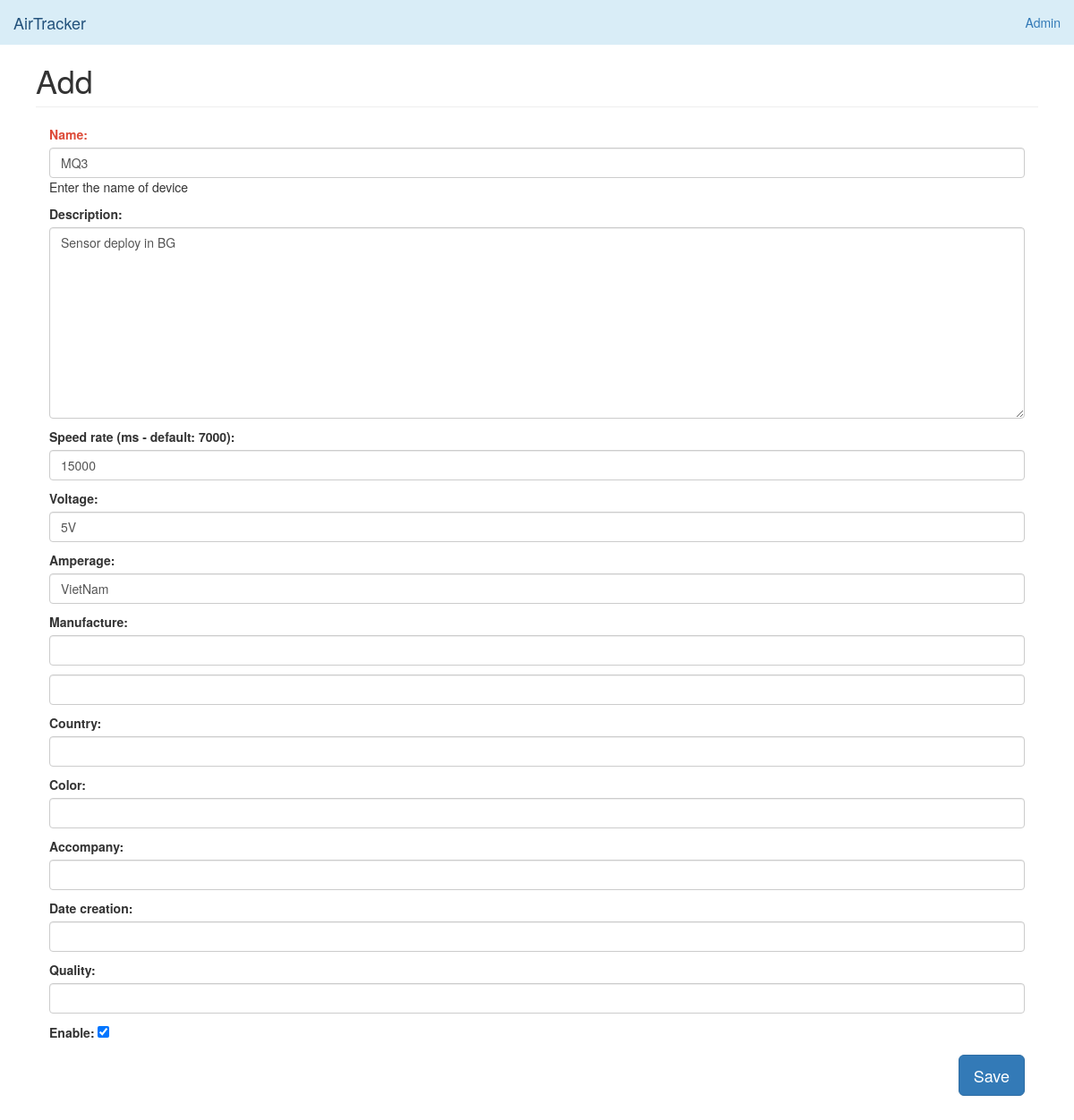
Screenshot of /en/device/edit/12/ (signed in) with the database file from the repository.
### devices/models.py (models this page shows, shortened)
class Device(models.Model):
    name = models.CharField(_('Name'), max_length=60, help_text=_('Enter the name of device'))
    field_1 = models.CharField(_('Speed rate (ms - default: 7000)'), max_length=20, null=True, blank=True)
    field_id_1 = models.CharField(_('Field ID 1'), max_length=30, null=True, blank=True)
    field_2 = models.CharField(_('Voltage'), max_length=20, null=True, blank=True)
    field_id_2 = models.CharField(_('Field ID 2'), max_length=30, null=True, blank=True)
    field_3 = models.CharField(_('Amperage'), max_length=20, null=True, blank=True)
    field_id_3 = models.CharField(_('Field ID 3'), max_length=30, null=True, blank=True)
    field_4 = models.CharField(_('Manufacture'), max_length=20, null=True, blank=True)
    field_id_4 = models.CharField(_('Field ID 4'), max_length=30, null=True, blank=True)
    field_5 = models.CharField(_(''), max_length=20, null=True, blank=True)
    field_id_5 = models.CharField(_('Field ID 5'), max_length=30, null=True, blank=True)
    field_6 = models.CharField(_('Country'), max_length=20, null=True, blank=True)
    field_id_6 = models.CharField(_('Field ID 6'), max_length=30, null=True, blank=True)
    field_7 = models.CharField(_('Color'), max_length=20, null=True, blank=True)
    field_id_7 = models.CharField(_('Field ID 7'), max_length=30, null=True, blank=True)
    field_8 = models.CharField(_('Accompany'), max_length=20, null=True, blank=True)
    field_id_8 = models.CharField(_('Field ID 8'), max_length=30, null=True, blank=True)
    field_9 = models.CharField(_('Date creation'), max_length=20, null=True, blank=True)
    field_id_9 = models.CharField(_('Field ID 9'), max_length=30, null=True, blank=True)
    field_10 = models.CharField(_('Quality'), max_length=20, null=True, blank=True)
    field_id_10 = models.CharField(_('Field ID 10'), max_length=30, null=True, blank=True)
    api_key = models.CharField(_('Api key'), max_length=200)  # api key
    description = models.TextField(_('Description'), blank=True, max_length=255)
    enable = models.BooleanField(_('Enable'), default=True)
    remote_address = models.CharField(_('Ip adress'), max_length=255)
    pub_date = models.DateTimeField(_('Date'), auto_now=True)
    class Meta:
        ordering = ['-pub_date']

### devices/views.py (the view, shortened to what this page needs)
# urls.py: path('device/edit/<str:id>/', devices.device_edit, name='device_edit'),
@login_required(login_url=LOGIN_URL)
def device_edit(request, id):
    val = get_object_or_404(Device, id=id)
    form = DeviceForm(request.POST or None, request.FILES or None, instance=val)
    return render(request, "back/add.html", locals())

### devices/forms.py
class DeviceForm(ModelForm):
    required_css_class = 'required'
    class Meta:
        model = Device
        fields = [
            'name',
            'description',
            'field_1',
            'field_2',
            'field_3',
            'field_4',
            'field_5',
            'field_6',
            'field_7',
            'field_8',
            'field_9',
            'field_10',
            'enable',
        ]
    def __init__(self, *args, **kwargs):
        super(DeviceForm, self).__init__(*args, **kwargs)
        for i in self.fields:
            if i not in ['enable']:
                self.fields[i].widget.attrs['class'] = 'form-control'

### devices/templatetags/custom_tags.py (called while the page is built)
@register.simple_tag
def version():
    try:
        return time.strftime('%m%d%Y/%u', time.gmtime(os.path.getmtime('.git/')))
    except:
        return 0

@register.simple_tag
def website_name():
    return WEBSITE_NAME

### templates/back/add.html (shortened to what this page needs)
{% extends "back/base.html" %}
{% load static %}
{% load custom_tags %}
{% load i18n %}
{% block website_name %}{% trans 'Add' %}{% endblock %}
{% block content %}
<div class="col-xs-12 col-sm-12 placeholder">
    <form action="" method="post"> {% csrf_token %}
        {{ form.as_p }}
        <div class="box-footer">
            <button type="submit" class="btn btn-lg btn-primary pull-right">{% trans 'Save' %}</button>
        </div>
    </form>
</div>
{% endblock %}

### static/back/dashboard/dashboard.css (style rules this page uses)
body { padding-top: 50px; }
.placeholder { margin-bottom: 20px; }

### static/back/dashboard/sticky-footer.css (style rules this page uses)
html { position: relative; min-height: 100%; }
body { margin-bottom: 60px; }

### templates/back/base.html (style rules this page uses)
label.required { color: #dd4b39; }

### rows the page displays
Device: name "MQ3", description "Sensor deploy in BG", field_1 "15000", field_2 "5V", field_3 "VietNam", enable "☑"
